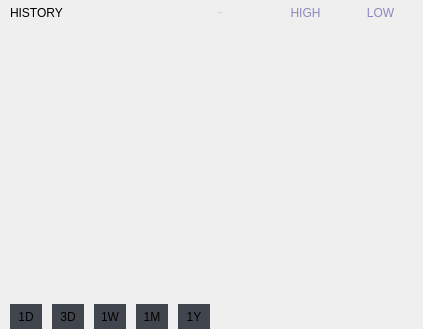
                              <widget class="QFrame" name="daysButtonsFrame">
                               <property name="frameShape">
                                <enum>QFrame::NoFrame</enum>
                               </property>
                               <property name="frameShadow">
                                <enum>QFrame::Raised</enum>
                               </property>
                               <layout class="QVBoxLayout" name="verticalLayout_16">
                                <property name="spacing">
                                 <number>5</number>
                                </property>
                                <property name="leftMargin">
                                 <number>0</number>
                                </property>
                                <property name="topMargin">
                                 <number>0</number>
                                </property>
                                <property name="rightMargin">
                                 <number>0</number>
                                </property>
                                <property name="bottomMargin">
                                 <number>0</number>
                                </property>
                                <item>
                                 <widget class="QFrame" name="frame_2">
                                  <layout class="QHBoxLayout" name="horizontalLayout_11">
                                   <property name="spacing">
                                    <number>0</number>
                                   </property>
                                   <property name="leftMargin">
                                    <number>10</number>
                                   </property>
                                   <property name="topMargin">
                                    <number>0</number>
                                   </property>
                                   <property name="rightMargin">
                                    <number>10</number>
                                   </property>
                                   <property name="bottomMargin">
                                    <number>0</number>
                                   </property>
                                   <item alignment="Qt::AlignLeft">
                                    <widget class="QFrame" name="frame_18">
                                     <property name="frameShape">
                                      <enum>QFrame::NoFrame</enum>
                                     </property>
                                     <property name="frameShadow">
                                      <enum>QFrame::Raised</enum>
                                     </property>
                                     <layout class="QVBoxLayout" name="verticalLayout_18">
                                      <property name="spacing">
                                       <number>0</number>
                                      </property>
                                      <property name="leftMargin">
                                       <number>0</number>
                                      </property>
                                      <property name="topMargin">
                                       <number>0</number>
                                      </property>
                                      <property name="rightMargin">
                                       <number>0</number>
                                      </property>
                                      <property name="bottomMargin">
                                       <number>0</number>
                                      </property>
                                      <item>
                                       <widget class="QLabel" name="label_4">
                                        <property name="styleSheet">
                                         <string notr="true">font: 15px &quot;Segoe UI BOLD&quot;;</string>
                                        </property>
                                        <property name="text">
                                         <string>HISTORY</string>
                                        </property>
                                       </widget>
                                      </item>
                                     </layout>
                                    </widget>
                                   </item>
                                   <item alignment="Qt::AlignRight">
                                    <widget class="QFrame" name="histoPriceFrame">
                                     <property name="styleSheet">
                                      <string notr="true">* {
	border-radius: 12px; 
	border-color: #2C313A;
	color: #8C88BF;
	font: 13px &quot;Segoe UI BOLD&quot;;
}

*:hover {
	border-color: 'white';
}

*:focus {
	background: 'white';
	border-color: 'white';
}</string>
                                     </property>
                                     <property name="frameShape">
                                      <enum>QFrame::NoFrame</enum>
                                     </property>
                                     <property name="frameShadow">
                                      <enum>QFrame::Raised</enum>
                                     </property>
                                     <layout class="QHBoxLayout" name="horizontalLayout_12">
                                      <property name="spacing">
                                       <number>10</number>
                                      </property>
                                      <property name="leftMargin">
                                       <number>0</number>
                                      </property>
                                      <property name="topMargin">
                                       <number>0</number>
                                      </property>
                                      <property name="rightMargin">
                                       <number>0</number>
                                      </property>
                                      <property name="bottomMargin">
                                       <number>0</number>
                                      </property>
                                      <item>
                                       <widget class="QPushButton" name="btn_histo_closing">
                                        <property name="minimumSize">
                                         <size>
                                          <width>86</width>
                                          <height>25</height>
                                         </size>
                                        </property>
                                        <property name="font">
                                         <font>
                                          <family>Segoe UI BOLD</family>
                                          <pointsize>-1</pointsize>
                                          <weight>50</weight>
                                          <italic>false</italic>
                                          <bold>false</bold>
                                         </font>
                                        </property>
                                        <property name="styleSheet">
                                         <string notr="true"/>
                                        </property>
                                        <property name="text">
                                         <string>CLOSING</string>
                                        </property>
                                       </widget>
                                      </item>
                                      <item>
                                       <widget class="QPushButton" name="btn_histo_high">
                                        <property name="minimumSize">
                                         <size>
                                          <width>65</width>
                                          <height>25</height>
                                         </size>
                                        </property>
                                        <property name="styleSheet">
                                         <string notr="true"/>
                                        </property>
                                        <property name="text">
                                         <string>HIGH</string>
                                        </property>
                                       </widget>
                                      </item>
                                      <item>
                                       <widget class="QPushButton" name="btn_histo_low">
                                        <property name="minimumSize">
                                         <size>
                                          <width>65</width>
                                          <height>25</height>
                                         </size>
                                        </property>
                                        <property name="styleSheet">
                                         <string notr="true"/>
                                        </property>
                                        <property name="text">
                                         <string>LOW</string>
                                        </property>
                                       </widget>
                                      </item>
                                     </layout>
                                    </widget>
                                   </item>
                                  </layout>
                                 </widget>
                                </item>
                                <item>
                                 <widget class="QFrame" name="histoGraphFrame">
                                  <property name="minimumSize">
                                   <size>
                                    <width>423</width>
                                    <height>269</height>
                                   </size>
                                  </property>
                                  <property name="frameShape">
                                   <enum>QFrame::NoFrame</enum>
                                  </property>
                                  <property name="frameShadow">
                                   <enum>QFrame::Raised</enum>
                                  </property>
                                  <layout class="QVBoxLayout" name="verticalLayout_17">
                                   <property name="spacing">
                                    <number>0</number>
                                   </property>
                                   <property name="leftMargin">
                                    <number>0</number>
                                   </property>
                                   <property name="topMargin">
                                    <number>0</number>
                                   </property>
                                   <property name="rightMargin">
                                    <number>0</number>
                                   </property>
                                   <property name="bottomMargin">
                                    <number>0</number>
                                   </property>
                                  </layout>
                                 </widget>
                                </item>
                                <item alignment="Qt::AlignLeft">
                                 <widget class="QFrame" name="daysButtons">
                                  <property name="styleSheet">
                                   <string notr="true">* {
	border-radius: 0;
	border: 0;
	color: 'white';
	font: 13px &quot;Segoe UI BOLD&quot;;
	width: 32px;
	height: 25px;
}

QPushButton {
	background-color: #41464E;
}

QPushButton:hover {
	background: #8C88BF;
}

QPushButton:focus {
	background: #8C88BF;
}</string>
                                  </property>
                                  <property name="frameShape">
                                   <enum>QFrame::NoFrame</enum>
                                  </property>
                                  <property name="frameShadow">
                                   <enum>QFrame::Raised</enum>
                                  </property>
                                  <layout class="QHBoxLayout" name="horizontalLayout_14">
                                   <property name="spacing">
                                    <number>10</number>
                                   </property>
                                   <property name="leftMargin">
                                    <number>10</number>
                                   </property>
                                   <property name="topMargin">
                                    <number>0</number>
                                   </property>
                                   <property name="rightMargin">
                                    <number>0</number>
                                   </property>
                                   <property name="bottomMargin">
                                    <number>0</number>
                                   </property>
                                   <item>
                                    <widget class="QPushButton" name="btn_0">
                                     <property name="styleSheet">
                                      <string notr="true"/>
                                     </property>
                                     <property name="text">
                                      <string>1D</string>
                                     </property>
                                    </widget>
                                   </item>
                                   <item>
                                    <widget class="QPushButton" name="btn_1">
                                     <property name="styleSheet">
                                      <string notr="true"/>
                                     </property>
                                     <property name="text">
                                      <string>3D</string>
                                     </property>
                                    </widget>
                                   </item>
                                   <item>
                                    <widget class="QPushButton" name="btn_2">
                                     <property name="styleSheet">
                                      <string notr="true"/>
                                     </property>
                                     <property name="text">
                                      <string>1W</string>
                                     </property>
                                    </widget>
                                   </item>
                                   <item>
                                    <widget class="QPushButton" name="btn_3">
                                     <property name="styleSheet">
                                      <string notr="true"/>
                                     </property>
                                     <property name="text">
                                      <string>1M</string>
                                     </property>
                                    </widget>
                                   </item>
                                   <item>
                                    <widget class="QPushButton" name="btn_4">
                                     <property name="styleSheet">
                                      <string notr="true"/>
                                     </property>
                                     <property name="text">
                                      <string>1Y</string>
                                     </property>
                                    </widget>
                                   </item>
                                  </layout>
                                 </widget>
                                </item>
                               </layout>
                              </widget>
